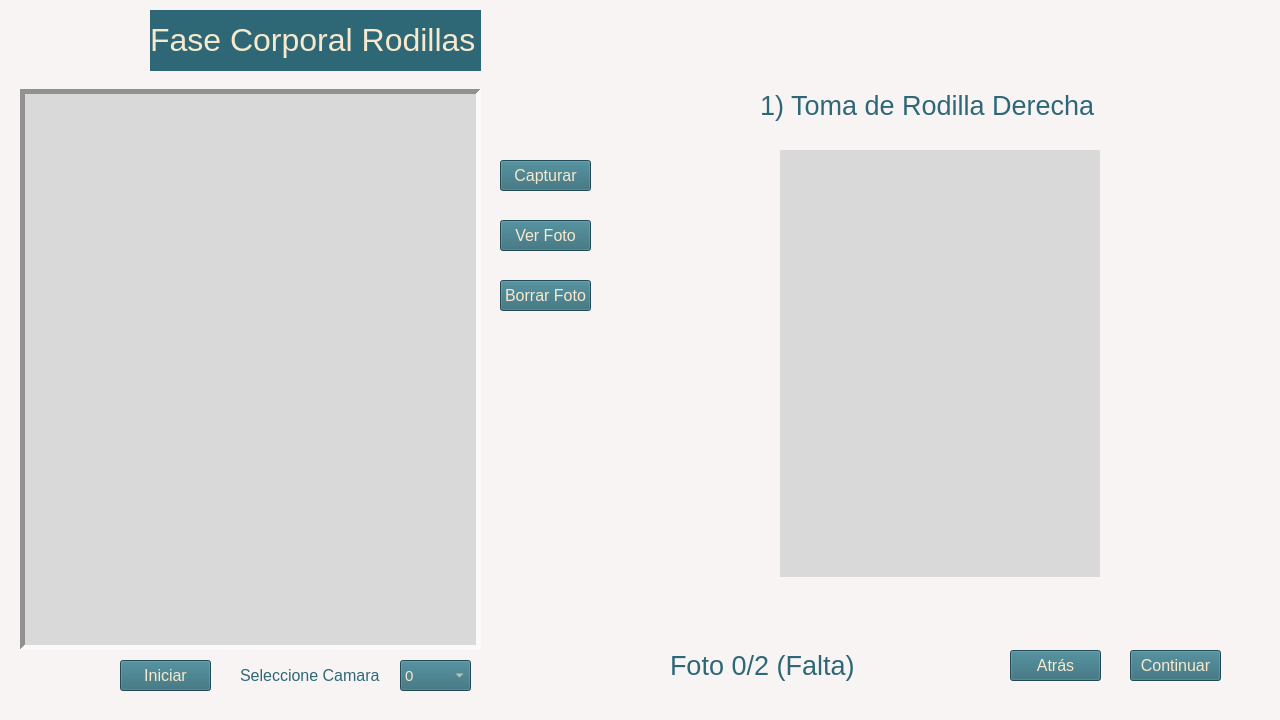
<?xml version="1.0" encoding="UTF-8"?>
<ui version="4.0">
 <class>MainWindow</class>
 <widget class="QMainWindow" name="MainWindow">
  <property name="geometry">
   <rect>
    <x>0</x>
    <y>0</y>
    <width>1280</width>
    <height>720</height>
   </rect>
  </property>
  <property name="windowTitle">
   <string>Fase Corporal - Rodillas</string>
  </property>
  <property name="windowIcon">
   <iconset>
    <normaloff>imagenes/zebra.png</normaloff>imagenes/zebra.png</iconset>
  </property>
  <property name="styleSheet">
   <string notr="true">background-color: rgb(248, 244, 244);</string>
  </property>
  <widget class="QWidget" name="centralwidget">
   <widget class="QLabel" name="camara">
    <property name="geometry">
     <rect>
      <x>20</x>
      <y>89</y>
      <width>461</width>
      <height>561</height>
     </rect>
    </property>
    <property name="styleSheet">
     <string notr="true">background-color: rgb(217, 217, 217);</string>
    </property>
    <property name="frameShape">
     <enum>QFrame::Panel</enum>
    </property>
    <property name="frameShadow">
     <enum>QFrame::Sunken</enum>
    </property>
    <property name="lineWidth">
     <number>5</number>
    </property>
    <property name="text">
     <string/>
    </property>
   </widget>
   <widget class="QPushButton" name="b_Capturar">
    <property name="geometry">
     <rect>
      <x>500</x>
      <y>160</y>
      <width>91</width>
      <height>31</height>
     </rect>
    </property>
    <property name="font">
     <font>
      <pointsize>12</pointsize>
     </font>
    </property>
    <property name="cursor">
     <cursorShape>PointingHandCursor</cursorShape>
    </property>
    <property name="styleSheet">
     <string notr="true">color: rgb(247, 233, 204);
background-color: rgb(46, 104, 118);</string>
    </property>
    <property name="text">
     <string>Capturar</string>
    </property>
   </widget>
   <widget class="QPushButton" name="b_Ver">
    <property name="geometry">
     <rect>
      <x>500</x>
      <y>220</y>
      <width>91</width>
      <height>31</height>
     </rect>
    </property>
    <property name="font">
     <font>
      <pointsize>12</pointsize>
     </font>
    </property>
    <property name="cursor">
     <cursorShape>PointingHandCursor</cursorShape>
    </property>
    <property name="styleSheet">
     <string notr="true">color: rgb(247, 233, 204);
background-color: rgb(46, 104, 118);</string>
    </property>
    <property name="text">
     <string>Ver Foto</string>
    </property>
   </widget>
   <widget class="QLabel" name="label">
    <property name="geometry">
     <rect>
      <x>240</x>
      <y>660</y>
      <width>151</width>
      <height>31</height>
     </rect>
    </property>
    <property name="font">
     <font>
      <pointsize>12</pointsize>
     </font>
    </property>
    <property name="styleSheet">
     <string notr="true">color: rgb(46, 104, 118);
</string>
    </property>
    <property name="text">
     <string>Seleccione Camara</string>
    </property>
   </widget>
   <widget class="QPushButton" name="b_Iniciar">
    <property name="geometry">
     <rect>
      <x>120</x>
      <y>660</y>
      <width>91</width>
      <height>31</height>
     </rect>
    </property>
    <property name="font">
     <font>
      <pointsize>12</pointsize>
     </font>
    </property>
    <property name="cursor">
     <cursorShape>PointingHandCursor</cursorShape>
    </property>
    <property name="styleSheet">
     <string notr="true">color: rgb(247, 233, 204);
background-color: rgb(46, 104, 118);</string>
    </property>
    <property name="text">
     <string>Iniciar</string>
    </property>
   </widget>
   <widget class="QComboBox" name="N_Camara">
    <property name="geometry">
     <rect>
      <x>400</x>
      <y>660</y>
      <width>71</width>
      <height>31</height>
     </rect>
    </property>
    <property name="font">
     <font>
      <pointsize>11</pointsize>
     </font>
    </property>
    <property name="cursor">
     <cursorShape>PointingHandCursor</cursorShape>
    </property>
    <property name="styleSheet">
     <string notr="true">color: rgb(247, 233, 204);
background-color: rgb(46, 104, 118);</string>
    </property>
    <item>
     <property name="text">
      <string>0</string>
     </property>
    </item>
    <item>
     <property name="text">
      <string>1</string>
     </property>
    </item>
    <item>
     <property name="text">
      <string>2</string>
     </property>
    </item>
   </widget>
   <widget class="QPushButton" name="b_Borrar">
    <property name="geometry">
     <rect>
      <x>500</x>
      <y>280</y>
      <width>91</width>
      <height>31</height>
     </rect>
    </property>
    <property name="font">
     <font>
      <pointsize>12</pointsize>
     </font>
    </property>
    <property name="cursor">
     <cursorShape>PointingHandCursor</cursorShape>
    </property>
    <property name="styleSheet">
     <string notr="true">color: rgb(247, 233, 204);
background-color: rgb(46, 104, 118);</string>
    </property>
    <property name="text">
     <string>Borrar Foto</string>
    </property>
   </widget>
   <widget class="QPushButton" name="b_Cancelar">
    <property name="geometry">
     <rect>
      <x>1010</x>
      <y>650</y>
      <width>91</width>
      <height>31</height>
     </rect>
    </property>
    <property name="font">
     <font>
      <pointsize>12</pointsize>
     </font>
    </property>
    <property name="cursor">
     <cursorShape>PointingHandCursor</cursorShape>
    </property>
    <property name="styleSheet">
     <string notr="true">color: rgb(247, 233, 204);
background-color: rgb(46, 104, 118);</string>
    </property>
    <property name="text">
     <string>Atrás</string>
    </property>
   </widget>
   <widget class="QPushButton" name="b_Continuar">
    <property name="geometry">
     <rect>
      <x>1130</x>
      <y>650</y>
      <width>91</width>
      <height>31</height>
     </rect>
    </property>
    <property name="font">
     <font>
      <pointsize>12</pointsize>
     </font>
    </property>
    <property name="cursor">
     <cursorShape>PointingHandCursor</cursorShape>
    </property>
    <property name="styleSheet">
     <string notr="true">color: rgb(247, 233, 204);
background-color: rgb(46, 104, 118);</string>
    </property>
    <property name="text">
     <string>Continuar</string>
    </property>
   </widget>
   <widget class="QLabel" name="label_3">
    <property name="geometry">
     <rect>
      <x>0</x>
      <y>10</y>
      <width>641</width>
      <height>61</height>
     </rect>
    </property>
    <property name="text">
     <string/>
    </property>
    <property name="pixmap">
     <pixmap>imagenes/franja.png</pixmap>
    </property>
    <property name="scaledContents">
     <bool>true</bool>
    </property>
   </widget>
   <widget class="QLabel" name="label_2">
    <property name="geometry">
     <rect>
      <x>150</x>
      <y>10</y>
      <width>331</width>
      <height>61</height>
     </rect>
    </property>
    <property name="font">
     <font>
      <pointsize>17</pointsize>
     </font>
    </property>
    <property name="styleSheet">
     <string notr="true">color: rgb(0, 68, 91);
background-color: rgb(46, 104, 118);</string>
    </property>
    <property name="text">
     <string>&lt;html&gt;&lt;head/&gt;&lt;body&gt;&lt;p&gt;&lt;span style=&quot; font-size:24pt; color:#f7e9cc;&quot;&gt;Fase Corporal Rodillas&lt;/span&gt;&lt;/p&gt;&lt;/body&gt;&lt;/html&gt;</string>
    </property>
   </widget>
   <widget class="QLabel" name="gif_rodilla">
    <property name="geometry">
     <rect>
      <x>780</x>
      <y>150</y>
      <width>320</width>
      <height>427</height>
     </rect>
    </property>
    <property name="styleSheet">
     <string notr="true">background-color: rgb(217, 217, 217);</string>
    </property>
    <property name="text">
     <string/>
    </property>
    <property name="pixmap">
     <pixmap>imagenes/4-min-620x350.jpg</pixmap>
    </property>
    <property name="scaledContents">
     <bool>true</bool>
    </property>
   </widget>
   <widget class="QLabel" name="Listo">
    <property name="geometry">
     <rect>
      <x>670</x>
      <y>650</y>
      <width>301</width>
      <height>31</height>
     </rect>
    </property>
    <property name="font">
     <font>
      <pointsize>11</pointsize>
     </font>
    </property>
    <property name="styleSheet">
     <string notr="true">color: rgb(46, 104, 118);</string>
    </property>
    <property name="text">
     <string>&lt;html&gt;&lt;head/&gt;&lt;body&gt;&lt;p&gt;&lt;span style=&quot; font-size:20pt;&quot;&gt;Foto 0/2 (Falta)&lt;/span&gt;&lt;/p&gt;&lt;/body&gt;&lt;/html&gt;</string>
    </property>
   </widget>
   <widget class="QLabel" name="Toma">
    <property name="geometry">
     <rect>
      <x>760</x>
      <y>90</y>
      <width>351</width>
      <height>31</height>
     </rect>
    </property>
    <property name="font">
     <font>
      <pointsize>11</pointsize>
     </font>
    </property>
    <property name="styleSheet">
     <string notr="true">color: rgb(46, 104, 118);</string>
    </property>
    <property name="text">
     <string>&lt;html&gt;&lt;head/&gt;&lt;body&gt;&lt;p&gt;&lt;span style=&quot; font-size:20pt;&quot;&gt;1) Toma de Rodilla Derecha&lt;/span&gt;&lt;/p&gt;&lt;/body&gt;&lt;/html&gt;</string>
    </property>
   </widget>
  </widget>
  <widget class="QMenuBar" name="menubar">
   <property name="geometry">
    <rect>
     <x>0</x>
     <y>0</y>
     <width>1280</width>
     <height>21</height>
    </rect>
   </property>
  </widget>
 </widget>
 <resources/>
 <connections/>
</ui>
